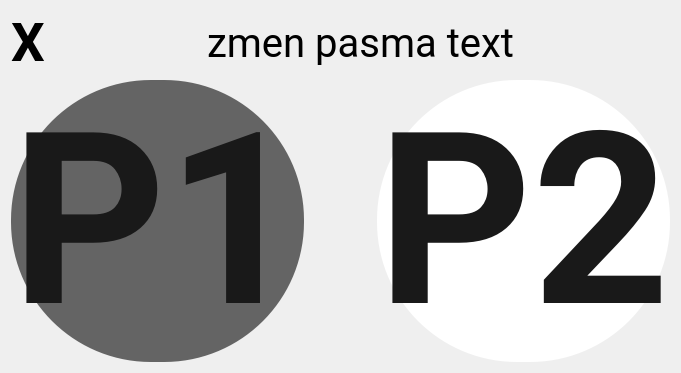
                   <widget class="QWidget" name="page_fareZoneChange_2">
                    <property name="sizePolicy">
                     <sizepolicy hsizetype="Maximum" vsizetype="Maximum">
                      <horstretch>0</horstretch>
                      <verstretch>0</verstretch>
                     </sizepolicy>
                    </property>
                    <layout class="QGridLayout" name="gridLayout_21">
                     <item row="0" column="0">
                      <layout class="QVBoxLayout" name="verticalLayout_40">
                       <item>
                        <layout class="QHBoxLayout" name="horizontalLayout_46">
                         <item>
                          <widget class="QLabel" name="label_fareChangeAnnLeft_2">
                           <property name="sizePolicy">
                            <sizepolicy hsizetype="Preferred" vsizetype="Preferred">
                             <horstretch>0</horstretch>
                             <verstretch>0</verstretch>
                            </sizepolicy>
                           </property>
                           <property name="font">
                            <font>
                             <family>roboto</family>
                             <pointsize>40</pointsize>
                             <bold>true</bold>
                            </font>
                           </property>
                           <property name="text">
                            <string>X</string>
                           </property>
                           <property name="alignment">
                            <set>Qt::AlignmentFlag::AlignCenter</set>
                           </property>
                          </widget>
                         </item>
                         <item>
                          <widget class="QLabel" name="label_fareChangeAnnRight_2">
                           <property name="sizePolicy">
                            <sizepolicy hsizetype="Expanding" vsizetype="Expanding">
                             <horstretch>0</horstretch>
                             <verstretch>0</verstretch>
                            </sizepolicy>
                           </property>
                           <property name="font">
                            <font>
                             <family>roboto</family>
                             <pointsize>30</pointsize>
                             <bold>false</bold>
                            </font>
                           </property>
                           <property name="text">
                            <string>zmen pasma text</string>
                           </property>
                           <property name="alignment">
                            <set>Qt::AlignmentFlag::AlignCenter</set>
                           </property>
                          </widget>
                         </item>
                        </layout>
                       </item>
                       <item>
                        <layout class="QHBoxLayout" name="horizontalLayout_47">
                         <item>
                          <widget class="QLabel" name="label_fareZoneChangeFrom_2">
                           <property name="font">
                            <font>
                             <family>roboto</family>
                             <pointsize>180</pointsize>
                             <bold>true</bold>
                            </font>
                           </property>
                           <property name="styleSheet">
                            <string notr="true">*{
background-color: rgb(100,100,100);
color: rgb(25,25,25);
border: none;
border-radius: 140px;
}</string>
                           </property>
                           <property name="text">
                            <string>P1</string>
                           </property>
                           <property name="alignment">
                            <set>Qt::AlignmentFlag::AlignCenter</set>
                           </property>
                          </widget>
                         </item>
                         <item>
                          <widget class="QLabel" name="label_26">
                           <property name="font">
                            <font>
                             <family>roboto</family>
                             <pointsize>80</pointsize>
                            </font>
                           </property>
                           <property name="text">
                            <string/>
                           </property>
                           <property name="pixmap">
                            <pixmap resource="resources.qrc">:/images/resources/LCD-piktogramy_verze-LCD-5-17.svg</pixmap>
                           </property>
                           <property name="scaledContents">
                            <bool>false</bool>
                           </property>
                           <property name="alignment">
                            <set>Qt::AlignmentFlag::AlignCenter</set>
                           </property>
                          </widget>
                         </item>
                         <item>
                          <widget class="QLabel" name="label_fareZoneChangeTo_2">
                           <property name="font">
                            <font>
                             <family>roboto</family>
                             <pointsize>180</pointsize>
                             <bold>true</bold>
                            </font>
                           </property>
                           <property name="styleSheet">
                            <string notr="true">*{
background-color: rgb(255,255,255); 
color: rgb(25,25,25);
border: none;
border-radius: 140px;
}</string>
                           </property>
                           <property name="text">
                            <string>P2</string>
                           </property>
                           <property name="alignment">
                            <set>Qt::AlignmentFlag::AlignCenter</set>
                           </property>
                          </widget>
                         </item>
                        </layout>
                       </item>
                      </layout>
                     </item>
                    </layout>
                   </widget>
